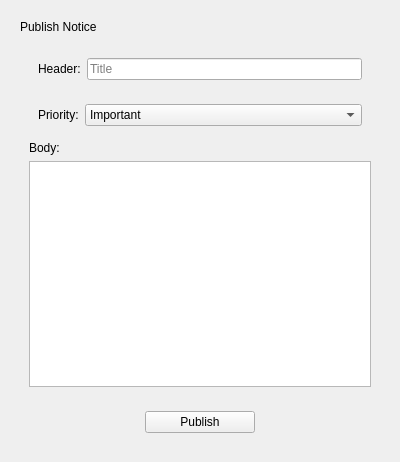
<?xml version="1.0" encoding="UTF-8"?>
<ui version="4.0">
 <class>Form</class>
 <widget class="QWidget" name="Form">
  <property name="geometry">
   <rect>
    <x>0</x>
    <y>0</y>
    <width>400</width>
    <height>462</height>
   </rect>
  </property>
  <property name="windowTitle">
   <string>Form</string>
  </property>
  <layout class="QHBoxLayout" name="horizontalLayout">
   <item>
    <widget class="QWidget" name="main_widget" native="true">
     <layout class="QVBoxLayout" name="verticalLayout">
      <item>
       <widget class="QLabel" name="Title">
        <property name="sizePolicy">
         <sizepolicy hsizetype="Preferred" vsizetype="Fixed">
          <horstretch>0</horstretch>
          <verstretch>0</verstretch>
         </sizepolicy>
        </property>
        <property name="text">
         <string>Publish Notice</string>
        </property>
       </widget>
      </item>
      <item>
       <widget class="QWidget" name="body_widget" native="true">
        <layout class="QVBoxLayout" name="verticalLayout_2">
         <item>
          <widget class="QWidget" name="head_widget" native="true">
           <layout class="QHBoxLayout" name="horizontalLayout_2">
            <item>
             <widget class="QLabel" name="head_label">
              <property name="text">
               <string>Header:</string>
              </property>
             </widget>
            </item>
            <item>
             <widget class="QLineEdit" name="lineEdit">
              <property name="placeholderText">
               <string>Title</string>
              </property>
             </widget>
            </item>
           </layout>
          </widget>
         </item>
         <item>
          <widget class="QWidget" name="priority_widget" native="true">
           <layout class="QHBoxLayout" name="horizontalLayout_4">
            <item>
             <widget class="QLabel" name="priority_label">
              <property name="text">
               <string>Priority:</string>
              </property>
             </widget>
            </item>
            <item>
             <widget class="QComboBox" name="piority_combobox">
              <property name="sizePolicy">
               <sizepolicy hsizetype="Expanding" vsizetype="Fixed">
                <horstretch>0</horstretch>
                <verstretch>0</verstretch>
               </sizepolicy>
              </property>
              <item>
               <property name="text">
                <string>Important</string>
               </property>
              </item>
              <item>
               <property name="text">
                <string>Casual</string>
               </property>
              </item>
             </widget>
            </item>
           </layout>
          </widget>
         </item>
         <item>
          <widget class="QLabel" name="body_label">
           <property name="text">
            <string>Body:</string>
           </property>
          </widget>
         </item>
         <item>
          <widget class="QPlainTextEdit" name="body_text_input"/>
         </item>
        </layout>
       </widget>
      </item>
      <item>
       <widget class="QWidget" name="submit_widget" native="true">
        <layout class="QHBoxLayout" name="horizontalLayout_3">
         <item>
          <widget class="QLabel" name="space_1">
           <property name="text">
            <string/>
           </property>
          </widget>
         </item>
         <item>
          <widget class="QPushButton" name="notice_publish">
           <property name="text">
            <string>Publish</string>
           </property>
          </widget>
         </item>
         <item>
          <widget class="QLabel" name="space_2">
           <property name="text">
            <string/>
           </property>
          </widget>
         </item>
        </layout>
       </widget>
      </item>
     </layout>
    </widget>
   </item>
  </layout>
 </widget>
 <resources/>
 <connections/>
</ui>
